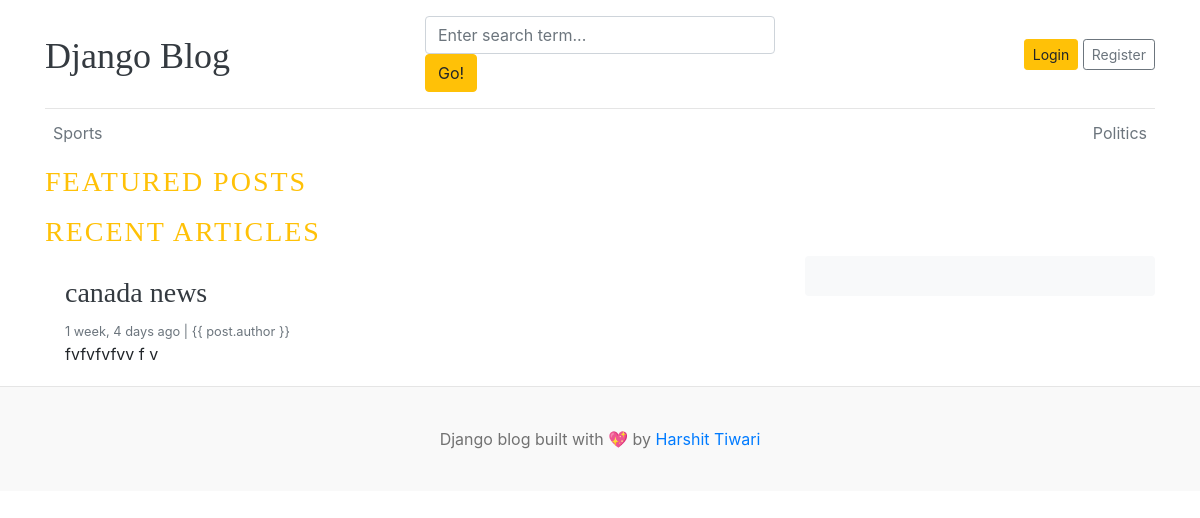
The app's page /, older data.
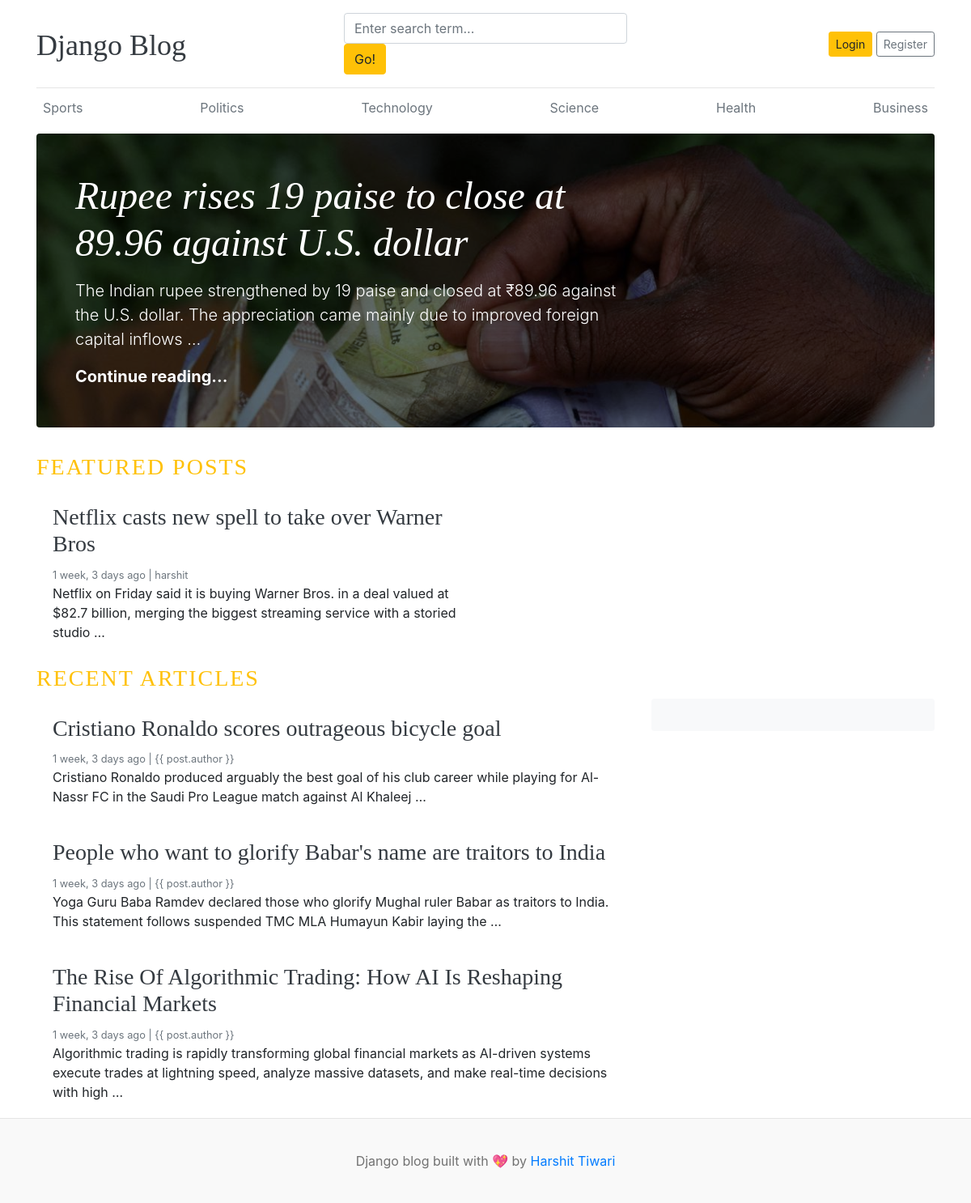
The same page, newer data.
### blogs/models.py (models this page shows, shortened)
class Category(models.Model):
    category_name = models.CharField(max_length=50, unique=True)
    created_at = models.DateTimeField(auto_now_add=True)
    updated_at = models.DateTimeField(auto_now=True)
    class Meta:
        verbose_name_plural = 'categories'

class Blog(models.Model):
    title = models.CharField(max_length=100)
    slug = models.SlugField(max_length=150, unique=True, blank=True)
    category = models.ForeignKey(Category, on_delete=models.CASCADE)
    author = models.ForeignKey(User, on_delete=models.CASCADE)
    featured_image = models.ImageField(upload_to='uploads/%Y/%m/%d')
    short_description = models.TextField(max_length=500)
    blog_body = models.TextField(max_length=2000)
    status = models.CharField(max_length=20, choices=STATUS_CHOICES, default="Default")
    is_featured = models.BooleanField(default=False)
    created_at = models.DateTimeField(auto_now_add=True)
    updated_at = models.DateTimeField(auto_now=True)

### blog_main/views.py (the view)
# urls.py: 2. Add a URL to urlpatterns:  path('', views.home, name='home')
def home(request):
    categories = Category.objects.all()
    featured_posts = Blog.objects.filter(is_featured=True, status='Published').order_by('updated_at')
    posts = Blog.objects.filter(is_featured=False, status='Published')
    try:
        about = About.objects.get()
    except:
        about = None
    context = {
        'featured_posts' : featured_posts,
        'posts' : posts,
        'about' : about,
    }
    return render(request, 'home.html', context)

### blogs/context_processors.py (called while the page is built)
def get_categories(request):
    categories = Category.objects.all()
    return dict(categories=categories)

def get_social_links(request):
    social_links = SocialLink.objects.all()
    return dict(social_links=social_links)

### templates/home.html (shortened to what this page needs)
{% extends 'base.html' %}
    {% block content %}
        {% for post in featured_posts %}
        {% if forloop.first %}
        <div class="jumbotron p-3 p-md-5 text-white rounded bg-dark"
            style="background-image: url({{ post.featured_image.url }});background-blend-mode: overlay;background-size:cover;">
            <div class="col-md-8 px-0">
                <h1 class="display-4 font-italic">{{ post.title }}</h1>
                <p class="lead my-3">{{ post.short_description | truncatewords:25}}</p>
                <p class="lead mb-0"><a href="{% url 'blogs' post.slug %}" class="text-white font-weight-bold">Continue reading...</a></p>
            </div>
        </div>
        {% endif %}
        {% endfor %}
        <h3 class="text-uppercase text-warning" style="letter-spacing: 2px;">Featured Posts</h3>
        <div class="row mb-2">
            {% for post in featured_posts %}
            {% if not forloop.first %}
            <div class="col-md-6">
                <div class="card border-0">
                    <div class="card-body">
                        <h3> <a href="{% url 'blogs' post.slug %}" class="text-dark"> {{ post.title }}</a></h3>
                        <small class="mb-1 text-muted">{{ post.created_at | timesince }} ago | {{ post.author }}</small>
                        <p class="card-text">{{ post.short_description | truncatewords:25}}</p>
                    </div>
                </div>
            </div>
            {% endif %}
            {% endfor %}
        </div>
        <h3 class="text-uppercase text-warning" style="letter-spacing: 2px;">Recent Articles</h3>
        <main role="main" class="container p-0">
            <div class="row">
                <div class="col-md-8 blog-main">
                    {% for post in posts %}
                    <div class="card border-0">
                        <div class="card-body">
                            <h3><a href="{% url 'blogs' post.slug %}" class="text-dark">{{ post.title }}</a></h3>
                            <small class="mb-1 text-muted">{{ post.created_at | timesince }} ago | {{ post.author
                                }}</small>
                            <p class="card-text">{{ post.short_description | truncatewords:25}}</p>
                        </div>
                    </div>
                    {% endfor %}
                </div>
                <aside class="col-md-4 blog-sidebar">
                    <div class="p-3 mb-3 bg-light rounded">
                    </div>
                </aside>
            </div>
        </main>
    </div>
{% endblock %}

### templates/base.html (shortened to what this page needs)
{% load static %}
<!DOCTYPE html>
<html lang="en">
<head>
    <link href="https://getbootstrap.com/docs/4.0/dist/css/bootstrap.min.css" rel="stylesheet">
    <link href="{% static 'css/blog.css' %}" rel="stylesheet">
</head>
<body>
    <div class="container">
        <header class="blog-header py-3">
            <div class="row flex-nowrap justify-content-between align-items-center">
                <div class="col-4 pt-1">
                    <a class="blog-header-logo text-dark" href="/">Django Blog</a>
                </div>
                <div class="col-4">
                    <form action="{% url 'search' %}" method="GET">
                        <input class="form-control" type="text" name="keyword" value="{{keyword}}" placeholder="Enter search term..." aria-label="Enter search term..." aria-describedby="button-search" />
                        <button type="submit" class="btn btn-warning" id="button-search" type="button">Go!</button>
                    </form>
                </div>
                <div class="col-4 d-flex justify-content-end align-items-center">
                    {% if not user.is_authenticated %}
                    <a class="btn btn-sm btn-warning" href="{% url 'login' %}">Login</a> &nbsp;
                    <a class="btn btn-sm btn-outline-secondary" href="{% url 'register' %}">Register</a>
                    {% else %}
                    <span>You are logged in a as {{ user }}</span>
                    &emsp;
                    <span><a href="{% url 'logout' %}">Logout</a></span>
                    {% endif %}
                </div>
            </div>
        </header>
        <div class="nav-scroller py-1 mb-2">
            <nav class="nav d-flex justify-content-between">
                {% for cat in categories %}
                <a class="p-2 text-muted" href="{% url 'posts_by_category' cat.id %}">{{ cat.category_name }}</a>
                {% endfor %}
        </div>
{% block content %}
{% endblock %}
 <footer class="blog-footer">
        <p>Django blog built with 💖 by <a href="#">Harshit Tiwari</a></p>
    </footer>
</body>
</html>

### blog_main/static/css/blog.css (style rules this page uses)
.blog-header { border-bottom: 1px solid #e5e5e5; }
.blog-header-logo { font-family: "Playfair Display", Georgia, "Times New Roman", serif; font-size: 2.25rem; }
h1, h2, h3, h4, h5, h6 { font-family: "Playfair Display", Georgia, "Times New Roman", serif; }
.display-4 { font-size: 2.5rem; }
@media (min-width: 768px) { .display-4 { font-size: 3rem; } }
.blog-footer { padding: 2.5rem 0; color: #727272; text-align: center; background-color: #f9f9f9; border-top: .05rem solid #e5e5e5; }
.blog-footer p:last-child { margin-bottom: 0; }

Row changes from the older to the newer data that the page shows:
removed Blog: title "canada news", created_at "1 week, 4 days", short_description "fvfvfvfvv f v", shown under "RECENT ARTICLES"
added Category: category_name "Technology"
added Category: category_name "Science"
added Category: category_name "Health"
added Category: category_name "Business"
added Blog: featured_image (picture), title "Rupee rises 19 paise to close at 89.96 against U.S. dollar", short_description "The Indian rupee strengthened by 19 paise and closed at ₹89.96 against the U.S. dollar. The appreciation came mainly due to improved foreign capital inflows …"
added Blog: title "Netflix casts new spell to take over Warner Bros", created_at "1 week, 3 days", author "harshit", short_description "Netflix on Friday said it is buying Warner Bros. in a deal valued at $82.7 billion, merging the biggest streaming service with a storied studio …", shown under "FEATURED POSTS"
added Blog: title "Cristiano Ronaldo scores outrageous bicycle goal", created_at "1 week, 3 days", short_description "Cristiano Ronaldo produced arguably the best goal of his club career while playing for Al-Nassr FC in the Saudi Pro League match against Al Khaleej …", shown under "RECENT ARTICLES"
added Blog: title "People who want to glorify Babar's name are traitors to India", created_at "1 week, 3 days", short_description "Yoga Guru Baba Ramdev declared those who glorify Mughal ruler Babar as traitors to India. This statement follows suspended TMC MLA Humayun Kabir laying the …", shown under "RECENT ARTICLES"
added Blog: title "The Rise Of Algorithmic Trading: How AI Is Reshaping Financial Markets", created_at "1 week, 3 days", short_description "Algorithmic trading is rapidly transforming global financial markets as AI-driven systems execute trades at lightning speed, analyze massive datasets, and make real-time decisions with high …", shown under "RECENT ARTICLES"
